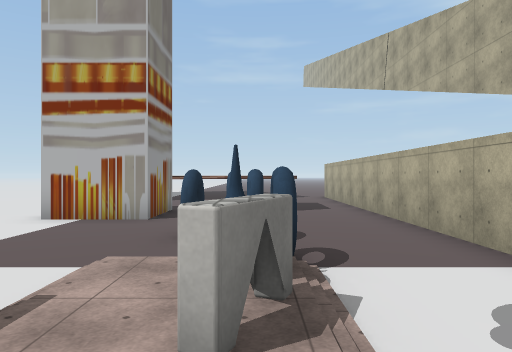
view 1 (above)

24 first-person views from a walk through a Unity game level. The camera is 1.5 m above the floor, looks level and sees 70° across. The floor is counted in squares, 2 m on a side. Each view is taken from the middle of a square. On the plan, view 1 faces up. The plan holds only what a view shows up to about 11 squares ahead; the rest is blank. The place goes on beyond the plan. The player character is not drawn. Some surface patterns are stand-ins.

view 2
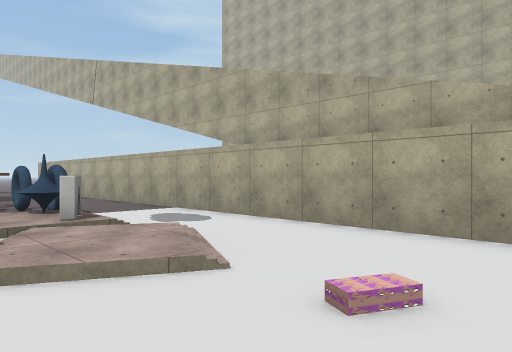

view 3
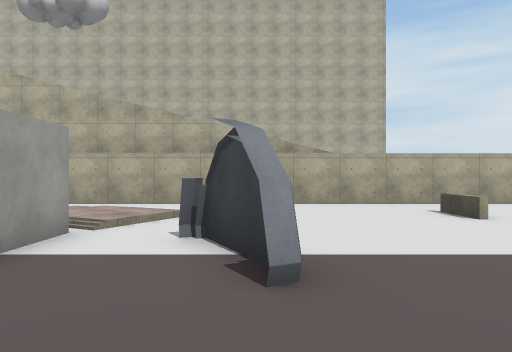

view 4
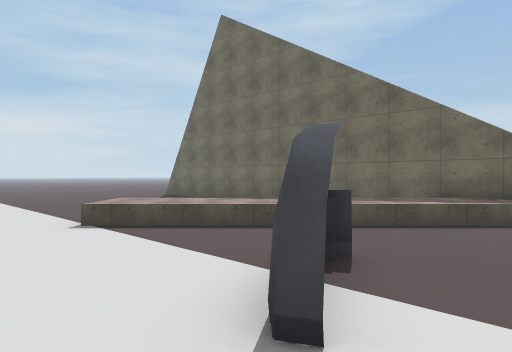

view 5
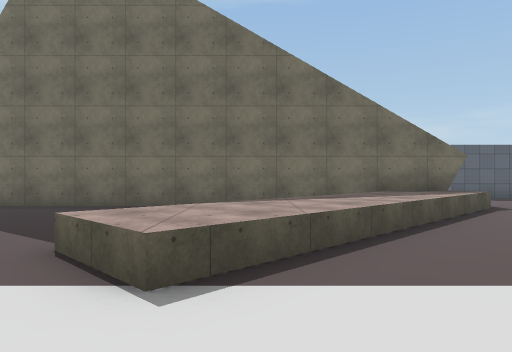

view 6
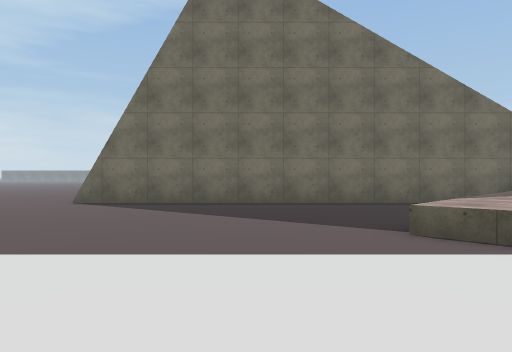

view 7
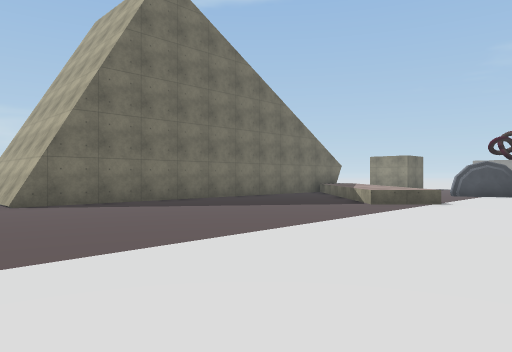

view 8
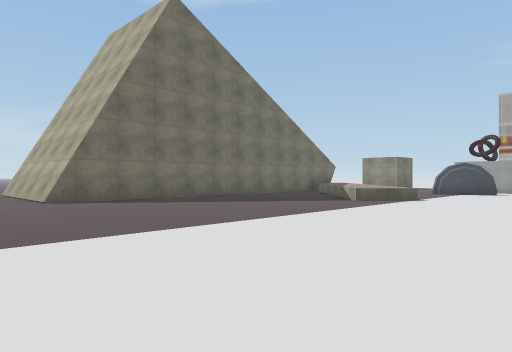

view 9
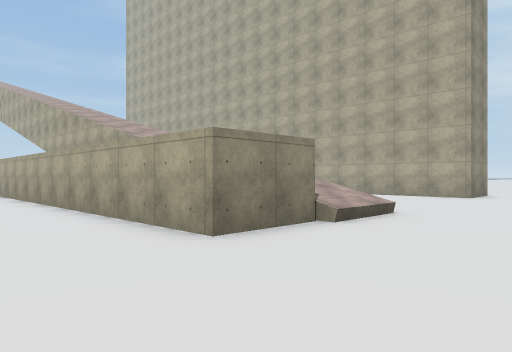

view 10
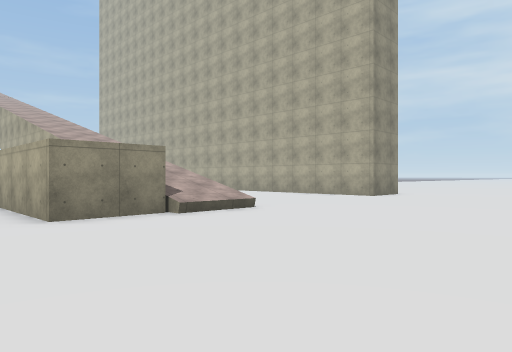

view 11
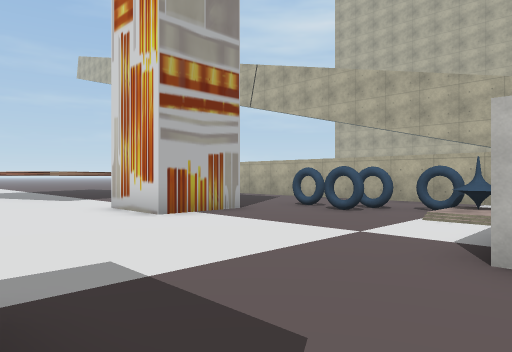

view 12
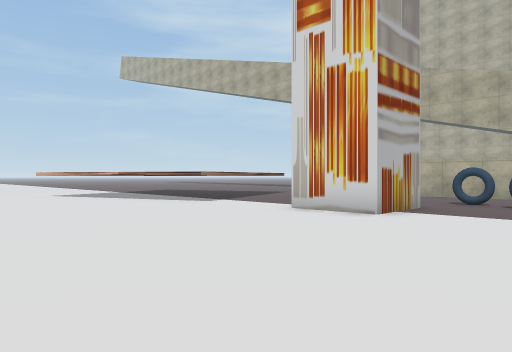

view 13
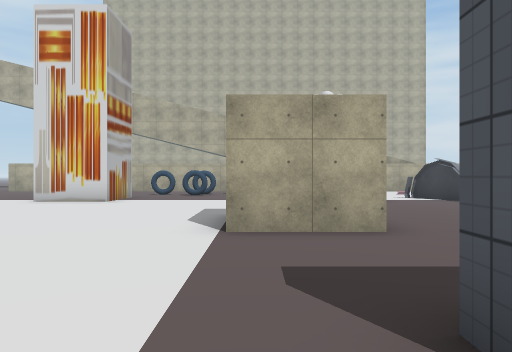

view 14
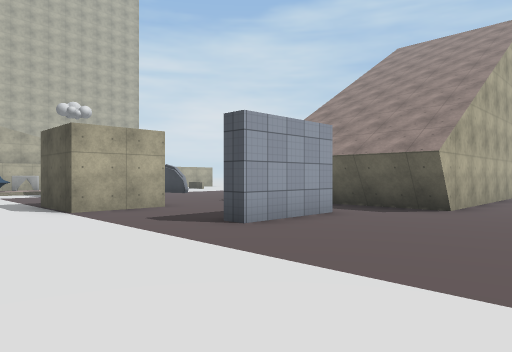

view 15
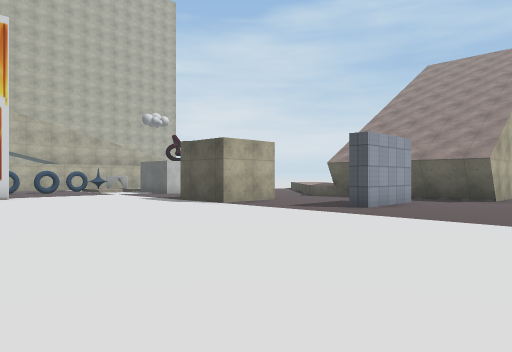

view 16
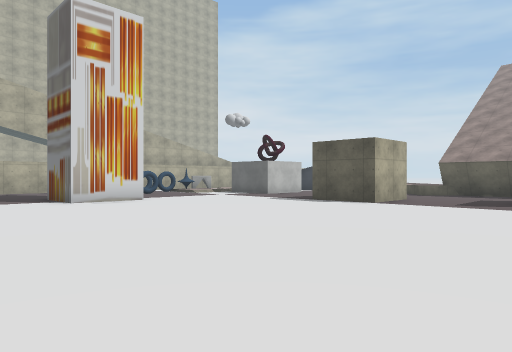

view 17
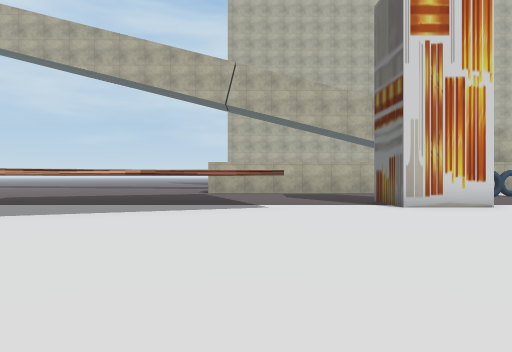

view 18
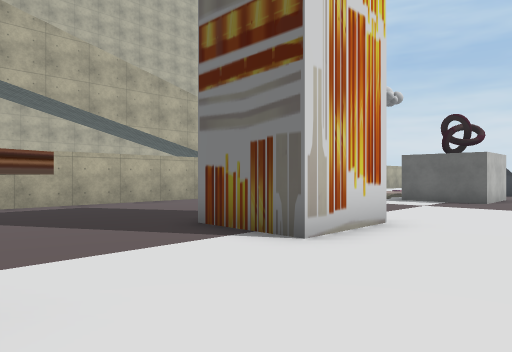

view 19
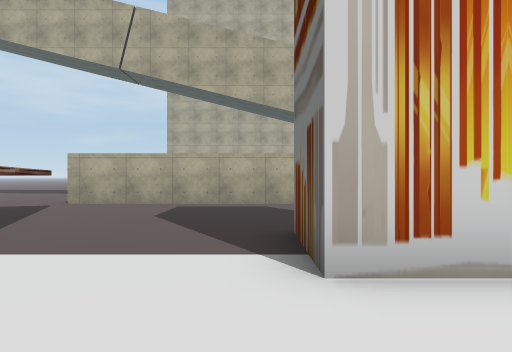

view 20
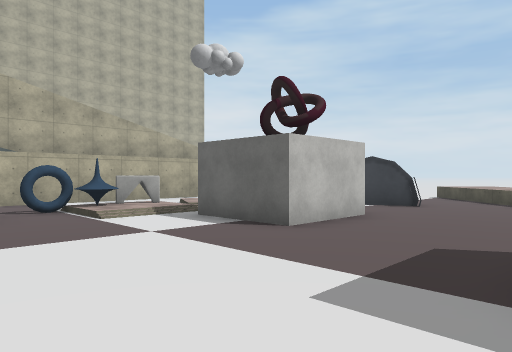

view 21
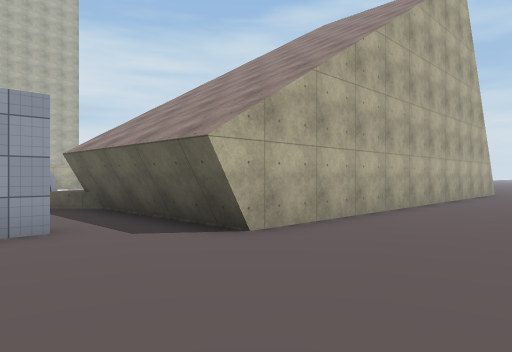

view 22
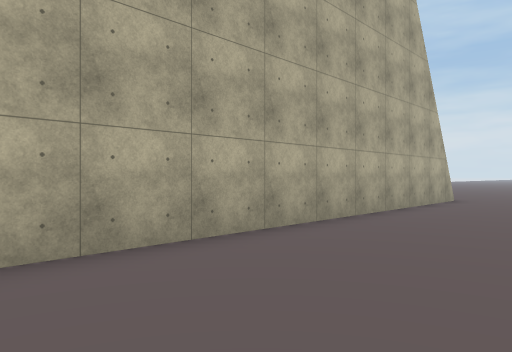

view 23
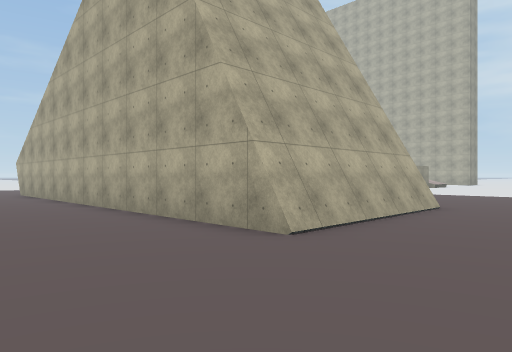

view 24
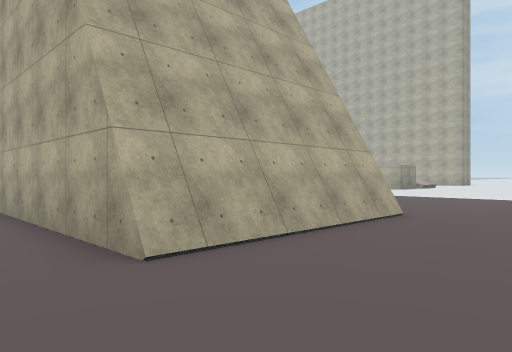

### Floor plan
Key: @ floor where view 1 was taken; # wall or solid block; x gap in a wall; . main floor; : floor 0.25 m higher than the main floor; / step, stairs or slope; ^ raised ledge; O other object.
Columns run from 19 left of view 1 to 13 right of it. Each row starts with its distance up from view 1.
 18             ^
 17            ..^        ..
 16           ...^      ^...
 15         .....^     ^^.#
 14         ......^  ^^...#
 13     . ........^^^.....#
 12      .................#
 11     ..................#
 10  . ...................#
  9   .............###....#
  8  ..............###....#
  7  ..................#..#
  6  .................##..#
  5   ................##..#
  4  ..................x..#
  3  ........###......:O..#
  2   ....#..#  ......:O..#
  1 . ....#........###/...#
  0  .....#........###:@/.#
 -1 .................///..#
 -2 ....#####^^.....O.....#
 -3  ...#    ^^^...OO../..#
 -4 ....#    #^^^.........#
 -5  ...#    #.^^^........#
 -6 ....#    #..^^^.......#
 -7 ....#    #...^^^...^..#
 -8  ...#    #....^^......#  //
 -9  ...#    #....^.... ..#  //
-10  ...#    #......... ..##///.....
-11  ...#    #......................
-12  ...#    #......................
-13  ...#    #.......................
-14  ...#    #.......................
-15  ...#    #.......................
-16 ....######...................
-17 ..................... ..
-18  .......... ........
-19 . ....           .. .

Positions as (right, up) in squares from view 1, and headings:
1: (0, 0), facing up
2: (-2, -4), facing up-right
3: (-7, -3), facing right
4: (-1, -1), facing down-left
5: (-1, -7), facing left
6: (0, -11), facing left
7: (0, -18), facing up-left
8: (1, -19), facing up-left
9: (0, -14), facing up-right
10: (1, -17), facing up-right
11: (-8, 1), facing up-right
12: (-11, 4), facing up-right
13: (-15, 3), facing right
14: (-18, 6), facing down-right
15: (-18, 10), facing down-right
16: (-15, 13), facing down-right
17: (-13, 13), facing right
18: (-7, 13), facing down-right
19: (-7, 10), facing right
20: (-8, 6), facing down-right
21: (-19, 1), facing down-right
22: (-19, -4), facing down-right
23: (-19, -19), facing up-right
24: (-17, -19), facing up-right
